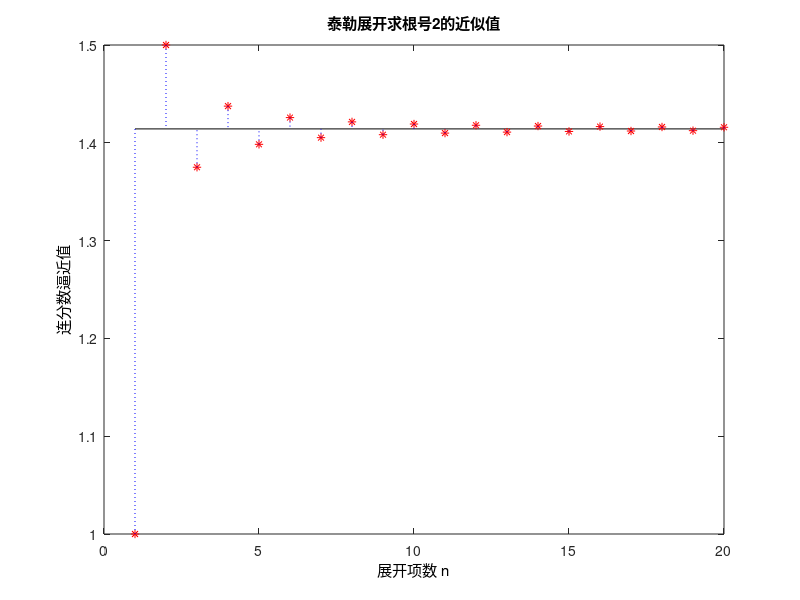

This figure's MATLAB source:
result = 1;
x = 1;

stand = sqrt(2);

hold on;
box on;
title('泰勒展开求根号2的近似值');
plot([1, 20], [stand, stand], 'k-');

t = 1;

for i = 1:20

    plot(i, result, 'r*');
    plot([i, i], [result, stand], 'b:');
    t = t * (1/2 - i + 1) / i;
    result = result + x^i * t;

end

set(get(gca, 'XLabel'), 'String', '展开项数 n');
set(get(gca, 'YLabel'), 'String', '连分数逼近值');
